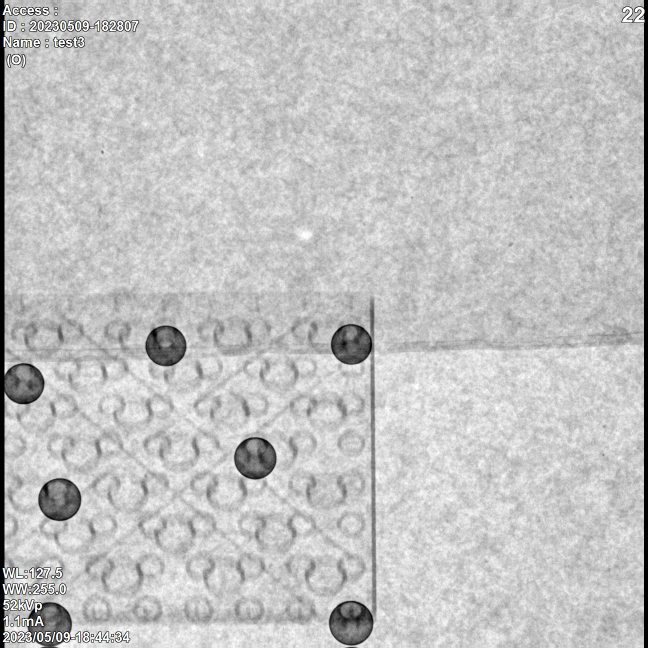
#> input picture c-arm 2023-05-09/7823.png, 1296 x 1296 px, found by its file name (shown at 1/2 size)
$ python image_preprocess.py
#> lines starting #> are read from the running program, lines starting #| are printed output that depends on the picture; after the words box and inside, x2 and y2 are one past the last pixel; in counts of white or black regions, pixels touching at a corner belong together
import cv2 as cv
import numpy as np
import math


#-------------------- detector hyperparameter ------------------------------
params = cv.SimpleBlobDetector_Params()
params.filterByArea = True
params.filterByCircularity = True
params.filterByConvexity = False
params.filterByInertia = True
params.filterByColor = False
params.minArea = 3000 # The size of the blob filter to be applied. If the corresponding value is increased, small circles are not detected.
params.maxArea = 80000
params.minCircularity = 0.01 # 1 >> it detects perfect circle. Minimum size of center angle
params.minInertiaRatio = 0.2 # 1 >> it detects perfect circle. short/long axis
params.minRepeatability = 3
params.minDistBetweenBlobs = 0.01
#-------------------------------------------------------------------------

#-------------------- text hyperparameter ------------------------------
fontFace = cv.FONT_HERSHEY_SIMPLEX
fontScale = 0.5
color = (255, 0, 0)
thickness = 2
lineType = cv.LINE_AA
#-------------------------------------------------------------------------


for j in range(1):
    IMG_PATH ='./c-arm 2023-05-09/'+ str(7823)+ '.png'

    imgInit = cv.imread(IMG_PATH,cv.IMREAD_GRAYSCALE)
#> imgInit: shape (1296, 1296); min 0, max 255, mean 194.5
    _, result = cv.threshold(imgInit, 0, 255, cv.THRESH_OTSU)
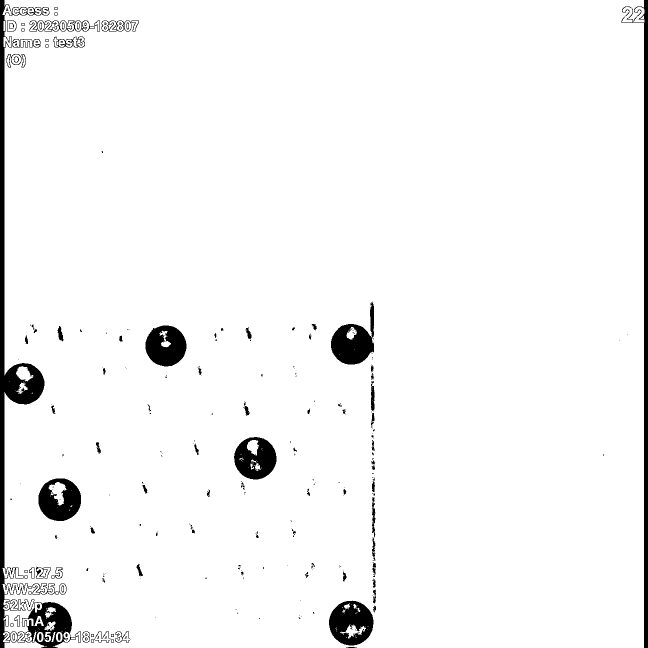
#> result: shape (1296, 1296) (shown at 1/2 size); 96% white; 281 black regions (171 under 20 px), largest, box (x1, y1, x2, y2) and area: (0, 0, 162, 1296) 22255, (1267, 0, 1296, 1296) 10496, (658, 1201, 747, 1291) 5472
    # result = cv.adaptiveThreshold(imgInit ,255, cv.ADAPTIVE_THRESH_GAUSSIAN_C,cv.THRESH_BINARY,15,2)
    cv.imshow('0', result)
    # _, result = cv.threshold(result,200,255,cv.THRESH_BINARY)

    kernel = np.ones((11,11), np.uint8)
    result = cv.morphologyEx(result, cv.MORPH_CLOSE, kernel)
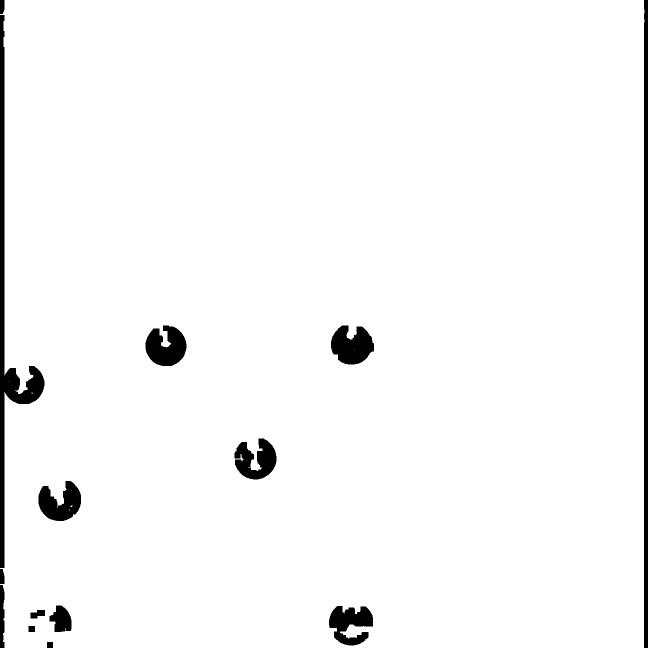
#> result: shape (1296, 1296) (shown at 1/2 size); 97% white; 14 black regions, largest, box (x1, y1, x2, y2) and area: (0, 30, 89, 1136) 13828, (1288, 0, 1296, 1296) 10354, (662, 651, 748, 729) 4791
    cv.imshow('1', result)
    kernel = np.ones((15,15), np.uint8)
    result = cv.morphologyEx(result, cv.MORPH_OPEN, kernel)
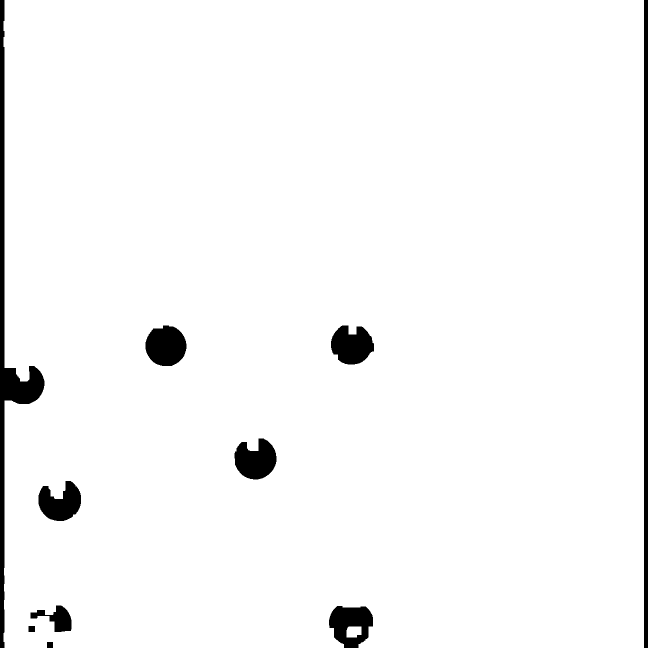
#> result: shape (1296, 1296) (shown at 1/2 size); 96.8% white; 10 black regions, largest, box (x1, y1, x2, y2) and area: (0, 0, 89, 1296) 16023, (1288, 0, 1296, 1296) 10368, (291, 651, 373, 732) 5202
    cv.imshow('2', result)


    # cv.imwrite("./processed/"+ str(j)+'.png', result)

    detector = cv.SimpleBlobDetector_create(params)
    keyPoints = detector.detect(result)
#> keyPoints = 4 keypoints; (x, y, size): (331, 692, 82.6), (511, 920, 81.9), (703, 690, 81.1), (120, 1005, 79.4)

    for i in range(len(keyPoints)):
        keypoint = keyPoints[i]

        x = int(keypoint.pt[0])
        y = int(keypoint.pt[1])
        s = keypoint.size
        r = int(math.floor(s / 2))

        # draw circle
        cv.circle(imgInit, (x, y), r, (256, 200, 0), 3)
        cv.putText(imgInit, str(x) + "," + str(y),(x,y), fontFace, fontScale, color, thickness, lineType)
#> this loop made 4 passes
#> (keypoint, x, y, s, r) on passes 1 to 4: (keypoint at (120.3, 1005.2), size 79.4, 120, 1005, 79.42, 39), (keypoint at (511, 919.7), size 81.9, 510, 919, 81.94, 40), (keypoint at (703.5, 690.2), size 81.1, 703, 690, 81.07, 40), (keypoint at (331.5, 691.6), size 82.6, 331, 691, 82.56, 41)
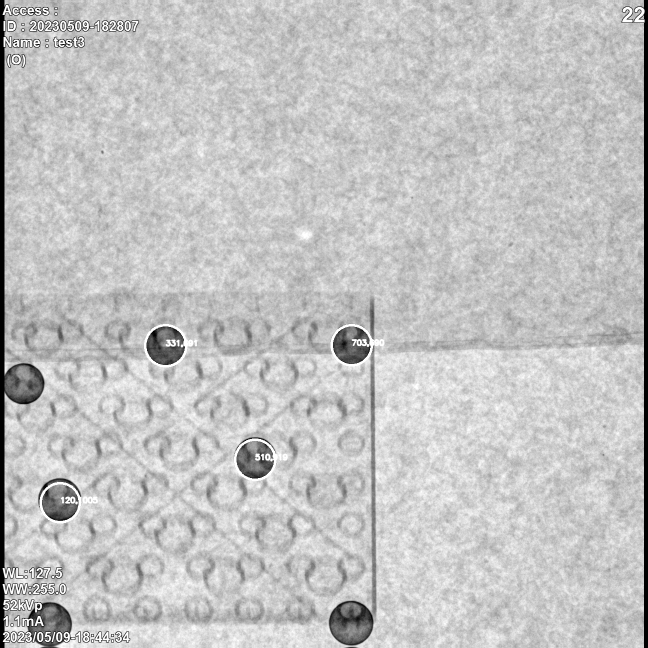
#> imgInit: shape (1296, 1296) (shown at 1/2 size); min 0, max 255, mean 195.1

    # cv.imshow('3', result)
    # cv.imshow('re', imgInit)


cv.waitKey(0)

$ run again, with c-arm 2023-05-09/7802.png copied over c-arm 2023-05-09/7823.png
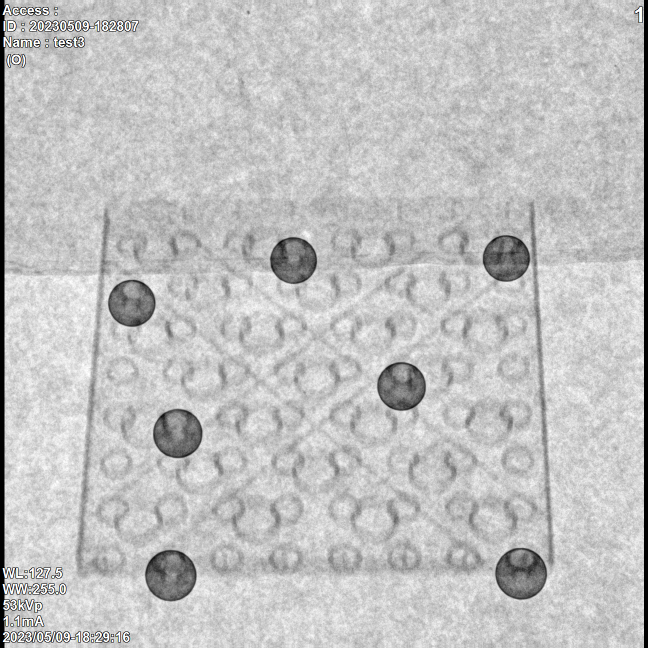
#> input picture c-arm 2023-05-09/7802.png, 1296 x 1296 px, found by its file name (shown at 1/2 size)
#> `result = cv.morphologyEx(result, cv.MORPH_OPEN, kernel)`:
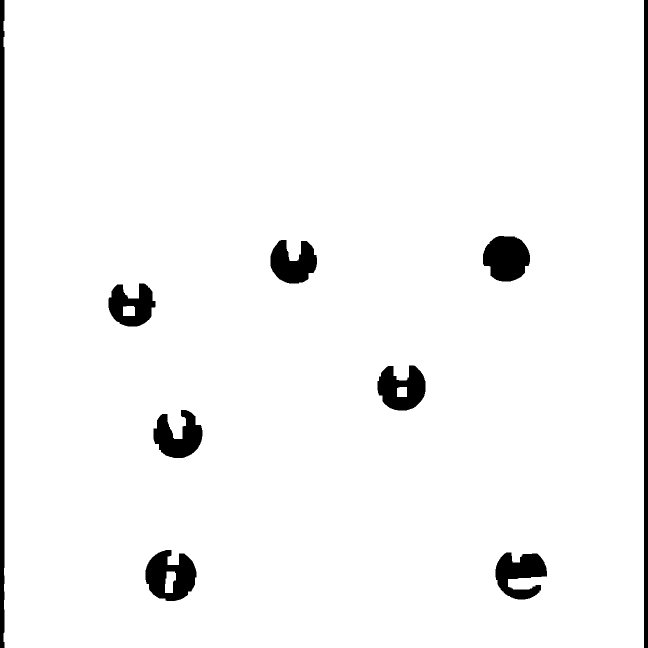
#> result: shape (1296, 1296) (shown at 1/2 size); 96.2% white; 9 black regions, largest, box (x1, y1, x2, y2) and area: (0, 0, 9, 1296) 11498, (1288, 0, 1296, 1296) 10368, (291, 1100, 393, 1202) 6823
#> keyPoints = 7 keypoints; (x, y, size): (341, 1153, 100.6), (1039, 1148, 96.3), (1013, 516, 93.9), (803, 778, 91.9), (356, 873, 90.8), (263, 612, 87.8), (586, 526, 87.3)
#> the loop `for i in range(len(keyPoints)):` made 7 passes
#> (keypoint, x, y, s, r) on passes 1 to 7: (keypoint at (1039.5, 1147.7), size 96.3, 1039, 1147, 96.34, 48), (keypoint at (340.7, 1152.8), size 100.6, 340, 1152, 100.6, 50), (keypoint at (356.1, 872.8), size 90.8, 356, 872, 90.8, 45), (keypoint at (803.1, 777.6), size 91.9, 803, 777, 91.87, 45), (keypoint at (262.7, 611.9), size 87.8, 262, 611, 87.76, 43), (keypoint at (586, 525.7), size 87.3, 586, 525, 87.29, 43), (keypoint at (1012.7, 516.1), size 93.9, 1012, 516, 93.95, 46)
#> after the loop `for i in range(len(keyPoints)):`:
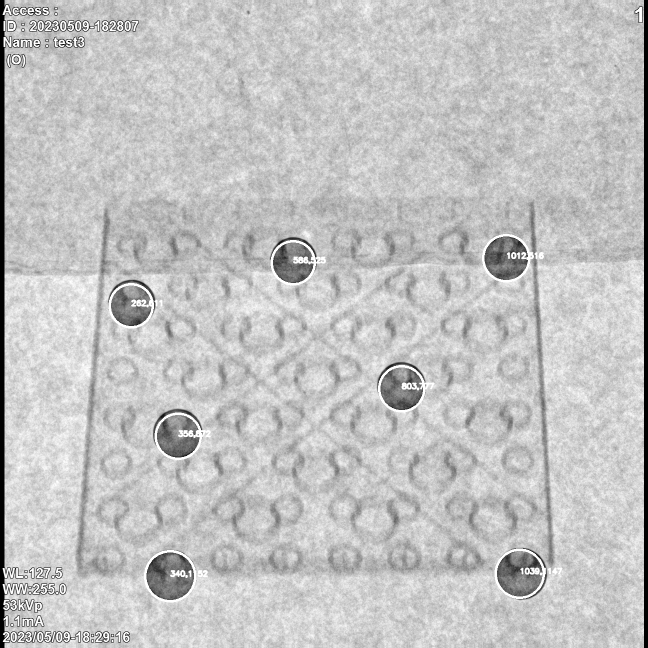
#> imgInit: shape (1296, 1296) (shown at 1/2 size); min 0, max 255, mean 194.8

$ run again, with c-arm 2023-05-09/7803.png copied over c-arm 2023-05-09/7823.png
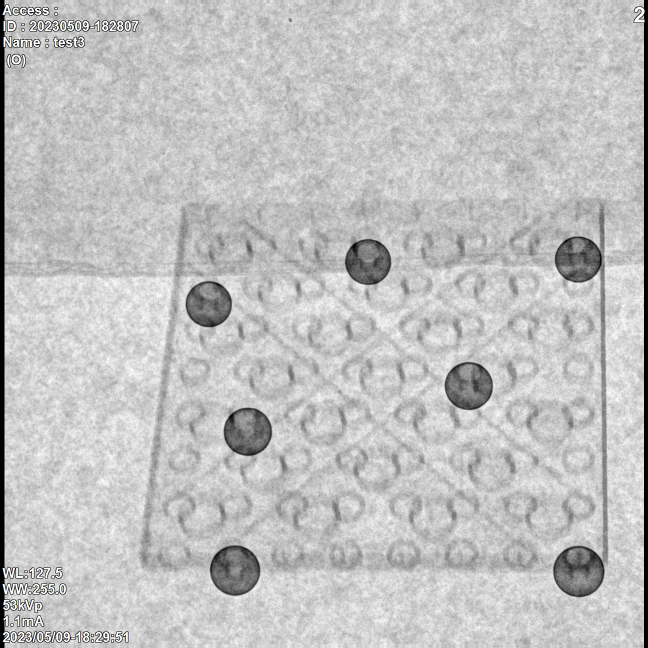
#> input picture c-arm 2023-05-09/7803.png, 1296 x 1296 px, found by its file name (shown at 1/2 size)
#> `result = cv.morphologyEx(result, cv.MORPH_OPEN, kernel)`:
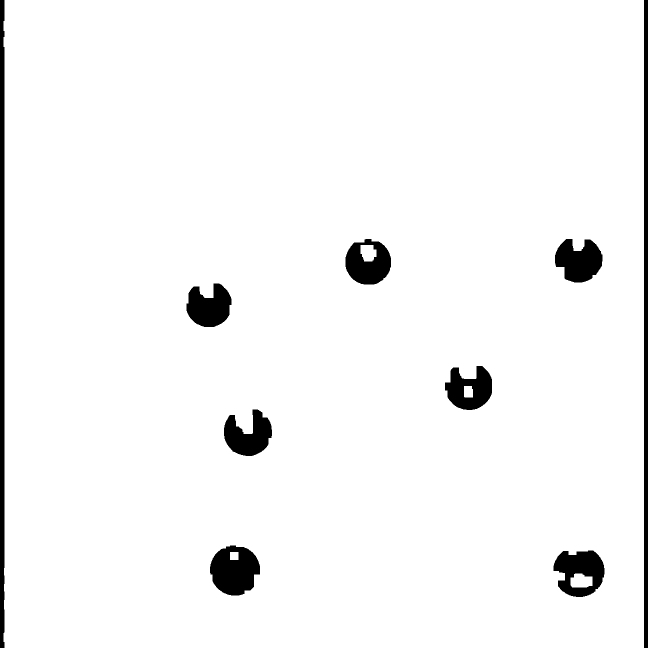
#> result: shape (1296, 1296) (shown at 1/2 size); 96.2% white; 9 black regions, largest, box (x1, y1, x2, y2) and area: (0, 0, 9, 1296) 11498, (1288, 0, 1296, 1296) 10368, (420, 1091, 520, 1191) 7336
#> keyPoints = 7 keypoints; (x, y, size): (469, 1140, 100.1), (1160, 1145, 97.6), (736, 524, 92.4), (939, 778, 89.7), (1158, 521, 89.5), (496, 870, 88.7), (418, 613, 86.5)
#> the loop `for i in range(len(keyPoints)):` made 7 passes
#> (keypoint, x, y, s, r) on passes 1 to 7: (keypoint at (1159.6, 1145.1), size 97.6, 1159, 1145, 97.64, 48), (keypoint at (468.7, 1140), size 100.1, 468, 1139, 100.1, 50), (keypoint at (496.4, 870), size 88.7, 496, 870, 88.72, 44), (keypoint at (938.6, 778.1), size 89.7, 938, 778, 89.72, 44), (keypoint at (417.9, 612.7), size 86.5, 417, 612, 86.54, 43), (keypoint at (1157.6, 521.3), size 89.5, 1157, 521, 89.51, 44), (keypoint at (735.9, 524), size 92.4, 735, 523, 92.35, 46)
#> after the loop `for i in range(len(keyPoints)):`:
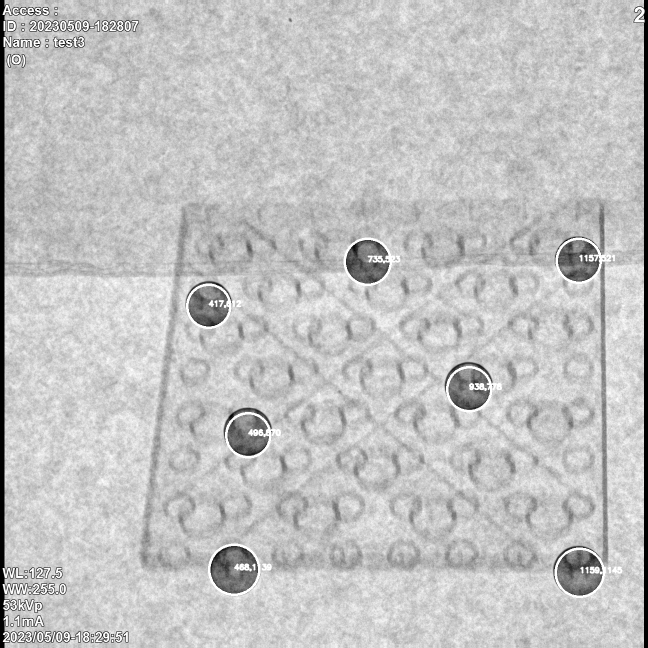
#> imgInit: shape (1296, 1296) (shown at 1/2 size); min 0, max 255, mean 194.5
